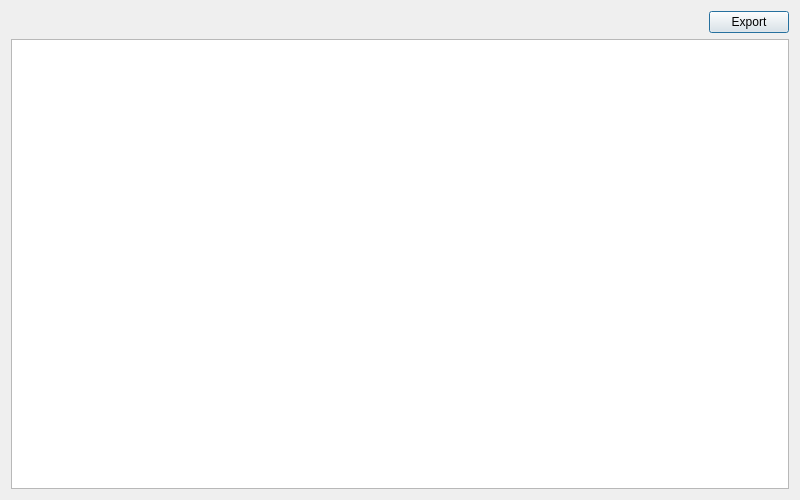
<?xml version="1.0" encoding="UTF-8"?>
<ui version="4.0">
 <class>EditorSwcSnapshot</class>
 <widget class="QDialog" name="EditorSwcSnapshot">
  <property name="geometry">
   <rect>
    <x>0</x>
    <y>0</y>
    <width>800</width>
    <height>500</height>
   </rect>
  </property>
  <property name="windowTitle">
   <string>EditorSwcSnapshot</string>
  </property>
  <layout class="QVBoxLayout" name="verticalLayout_2">
   <item>
    <layout class="QVBoxLayout" name="verticalLayout">
     <item>
      <layout class="QHBoxLayout" name="horizontalLayout">
       <item>
        <spacer name="horizontalSpacer">
         <property name="orientation">
          <enum>Qt::Horizontal</enum>
         </property>
         <property name="sizeHint" stdset="0">
          <size>
           <width>40</width>
           <height>20</height>
          </size>
         </property>
        </spacer>
       </item>
       <item>
        <widget class="QPushButton" name="Export">
         <property name="text">
          <string>Export</string>
         </property>
        </widget>
       </item>
      </layout>
     </item>
     <item>
      <layout class="QHBoxLayout" name="horizontalLayout_2">
       <item>
        <widget class="QTableView" name="tableView"/>
       </item>
      </layout>
     </item>
    </layout>
   </item>
  </layout>
 </widget>
 <resources/>
 <connections/>
</ui>
